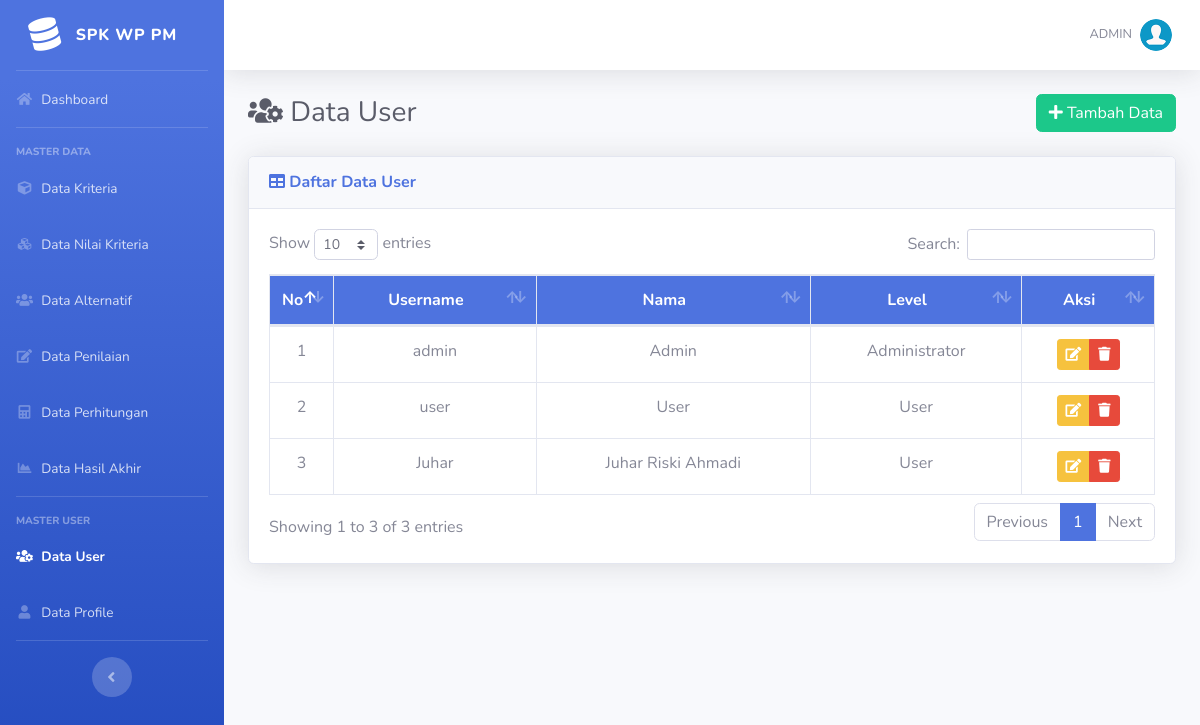
Screenshot of /list-user.php (signed in) with the database file from the repository.
### tables this page shows
CREATE TABLE `user` (
  `id_user` int(5) NOT NULL,
  `username` varchar(16) NOT NULL,
  `password` varchar(50) NOT NULL,
  `nama` varchar(70) NOT NULL,
  `email` varchar(50) DEFAULT NULL,
  `role` char(1) NOT NULL
);

### list-user.php (the view, shortened to what this page needs)
<?php require_once('includes/init.php'); ?>
<?php
require_once('template/header.php');
?>
<div class="d-sm-flex align-items-center justify-content-between mb-4">
    <h1 class="h3 mb-0 text-gray-800"><i class="fas fa-fw fa-users-cog"></i> Data User</h1>
    <a href="tambah-user.php" class="btn btn-success"> <i class="fa fa-plus"></i> Tambah Data </a>
</div>
<div class="card shadow mb-4">
    <div class="card-header py-3">
        <h6 class="m-0 font-weight-bold text-primary"><i class="fa fa-table"></i> Daftar Data User</h6>
    </div>
    <div class="card-body">
		<div class="table-responsive">
			<table class="table table-bordered" id="dataTable" width="100%" cellspacing="0">
				<thead class="bg-primary text-white">
					<tr align="center">
						<th width="5%">No</th>
						<th>Username</th>
						<th>Nama</th>
						<th>Level</th>
						<th width="15%">Aksi</th>
					</tr>
				</thead>
				<tbody>
				<?php
				$no=0;
				$query = mysqli_query($koneksi,"SELECT * FROM user");
				while($data = mysqli_fetch_array($query)):
				$no++;
				?>
					<tr align="center">
						<td><?php echo $no; ?></td>
						<td><?php echo $data['username']; ?></td>
						<td><?php echo $data['nama']; ?></td>
						<td>
						<?php
						if($data['role'] == 1) {
							echo 'Administrator';
						} elseif($data['role'] == 2) {
							echo 'User';
						}
						?>
						</td>
						<td>
							<div class="btn-group" role="group">
								<a data-toggle="tooltip" data-placement="bottom" title="Edit Data" href="edit-user.php?id=<?php echo $data['id_user']; ?>" class="btn btn-warning btn-sm"><i class="fa fa-edit"></i></a>
								<a  data-toggle="tooltip" data-placement="bottom" title="Hapus Data" href="hapus-user.php?id=<?php echo $data['id_user']; ?>" onclick="return confirm ('Apakah anda yakin untuk meghapus data ini')" class="btn btn-danger btn-sm"><i class="fa fa-trash"></i></a>
							</div>
						</td>
					</tr>
				<?php endwhile; ?>
				</tbody>
			</table>
		</div>
	</div>
</div>
<?php
require_once('template/footer.php');
?>

### rows the page displays
user: username "admin", nama "Admin", role "Administrator"
user: username "user", nama "User", role "User"
user: username "Juhar", nama "Juhar Riski Ahmadi", role "User"

### other values shown
$_SESSION['username'] "ADMIN"
